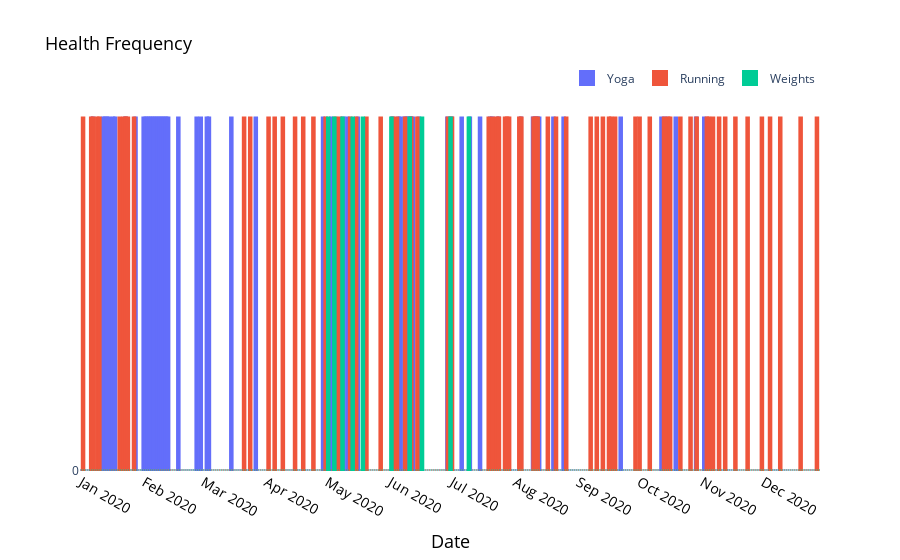

Notebook cell for this chart:
### Code cell
fig = go.Figure()
fig.add_trace(go.Bar(x=daily['date'], y=daily['yoga'], name="Yoga",marker_color='#636EFA', marker_line_color='#636EFA'))
fig.add_trace(go.Bar(x=daily['date'], y=daily['running'], name="Running",marker_color='#EF553B', marker_line_color='#EF553B'))
fig.add_trace(go.Bar(x=daily['date'], y=daily['weights'], name="Weights",marker_color='#00CC96', marker_line_color='#00CC96'))
fig.update_traces(hovertemplate='%{x}')
fig.update_xaxes(title_text='Date',
                 tickfont=dict( color='Black', size=14),
                 nticks=12,
                 title_font=dict(size=18, color='Black'))
fig.update_yaxes(nticks=1)

fig.update_traces(marker_line_width=4)
fig.update_layout(legend=dict(
    orientation="h",
    yanchor="bottom",
    y=1.02,
    xanchor="right",
    x=1
))

fig.update_layout(plot_bgcolor='White', 
                  paper_bgcolor="White",
                  title_text="Health Frequency",
                  title_font=dict(size=18, color='Black'))
fig.show()
pio.write_html(fig, file='year_in_review/HealthFrequency.html', auto_open=False)

### Figure 1 — Plotly figure (JSON) as saved in the notebook; plotly's stock layout.template omitted (floating-point values rounded to 4 significant figures; data arrays with more than 128 entries replaced by an {"elided": "..."} marker saying what was removed)
{"data": [{"hovertemplate": "%{x}", "marker": {"color": "#636EFA", "line": {"color": "#636EFA", "width": 4}}, "name": "Yoga", "type": "bar", "x": {"elided": "363 str values"}, "y": {"elided": "363 int values"}}, {"hovertemplate": "%{x}", "marker": {"color": "#EF553B", "line": {"color": "#EF553B", "width": 4}}, "name": "Running", "type": "bar", "x": {"elided": "363 str values"}, "y": {"elided": "363 int values"}}, {"hovertemplate": "%{x}", "marker": {"color": "#00CC96", "line": {"color": "#00CC96", "width": 4}}, "name": "Weights", "type": "bar", "x": {"elided": "363 str values"}, "y": {"elided": "363 int values"}}], "layout": {"autosize": true, "legend": {"orientation": "h", "x": 1, "xanchor": "right", "y": 1.02, "yanchor": "bottom"}, "paper_bgcolor": "White", "plot_bgcolor": "White", "title": {"font": {"color": "Black", "size": 18}, "text": "Health Frequency"}, "xaxis": {"autorange": true, "nticks": 12, "range": ["2019-12-31 12:00", "2020-12-28 12:00"], "tickfont": {"color": "Black", "size": 14}, "title": {"font": {"color": "Black", "size": 18}, "text": "Date"}, "type": "date"}, "yaxis": {"autorange": true, "nticks": 1, "range": [0, 1.053], "type": "linear"}}}
